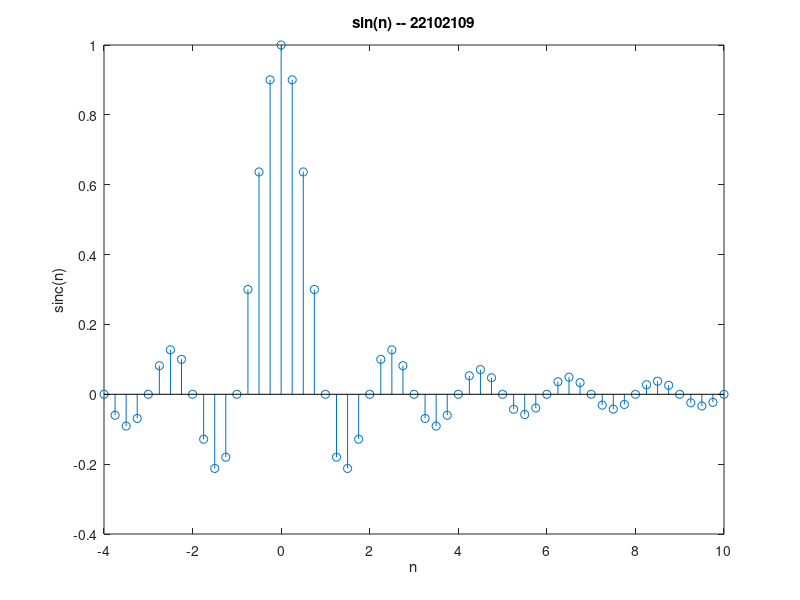

Write MATLAB code to recreate this figure.
clc;
clear all;
n = -4:0.25:10;
y = sinc(n);
stem(n,y);
xlabel('n');
ylabel('sinc(n)');
title('sin(n) -- 22102109')
